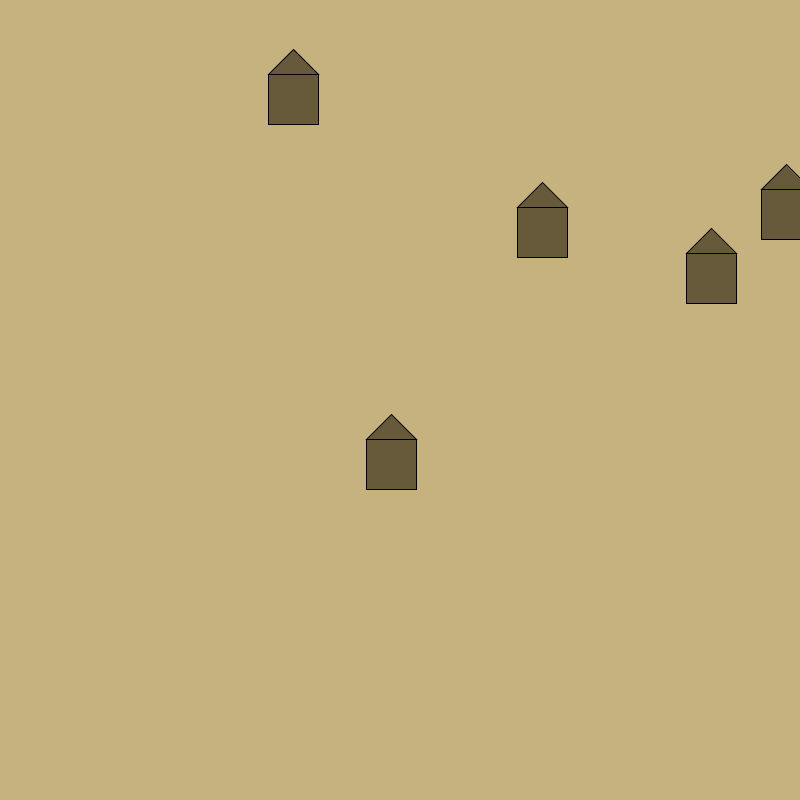
Frame 1 (no input)
Frame 60 (the mouse pressed at the canvas centre just before this capture): identical to frame 1, image omitted
Frame 120 (the mouse held since frame 60 and released just before this capture): identical to frame 1, image omitted

The Processing sketch that drew this single still picture (run headless with seeded random() and noise(); from frame 60 on, the mouse is pressed at the canvas centre):

// Processing sketch: exerc14
// ── exerc14.pde
Aldeia a;

void setup() {
  size(800, 800);
  a = new Aldeia();
}

void draw() {
  background(#C6B27E);
  a.desenha();
}

// ── Aldeia.pde
class Aldeia {
  Casa[] casas;
  
  Aldeia() {
    casas = new Casa[5];
    
    casas[0] = new Casa(random(width), random(height), 50);
    casas[1] = new Casa(random(width), random(height), 50);
    casas[2] = new Casa(random(width), random(height), 50);
    casas[3] = new Casa(random(width), random(height), 50);
    casas[4] = new Casa(random(width), random(height), 50);
  }
  
  void desenha() {
    casas[0].desenha();
    casas[1].desenha();
    casas[2].desenha();
    casas[3].desenha();
    casas[4].desenha();
  }
}
// ── Casa.pde
class Casa {
  float posX;
  float posY;
  float tam;
  
  Casa(float x, float y, float t) {
    posX = x;
    posY = y;
    tam = t;
  }
  
  void desenha(){
    fill(#675A3A);
    triangle(posX, posY, posX+tam/2, posY-tam/2, posX+tam, posY);
    rect(posX, posY, tam, tam);
  }
}
